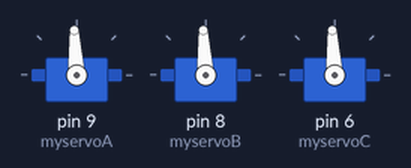
The sketch below on a simulated Arduino Uno, built with avr-gcc and run on an emulated ATmega328P. On the bench: 3 × servo. What the sketch prints to the serial monitor is not drawn.

Above: at 0.4 s.
Timing chart, 0 to 1.9 s (numbered marks = the images above):
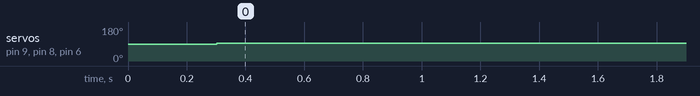

The sketch:

Final_Drive.ino
```cpp
#include <PS2X_lib.h>

#define PS2_DAT     13  //14
#define PS2_CMD     11  //15
#define PS2_SEL     10  //16
#define PS2_CLK     12  //17

//#define pressures   true
#define pressures   false
//#define rumble      true
#define rumble      false

PS2X ps2x;
#include <Servo.h>
Servo myservoA; // create servo object to control a servo
Servo myservoB;
Servo myservoC;
int val = 10; // variable to read the value from the
int error = 0;
int pos = 0;
int RX;
int RY;
int LX;
int LY;
void setup() {
   myservoA.attach(9); // attaches the servo on pin 9 to the servo object
  myservoB.attach(8);
  myservoC.attach(6);
  Serial.begin(57600);

  delay(300);
  error = ps2x.config_gamepad(PS2_CLK, PS2_CMD, PS2_SEL, PS2_DAT, pressures, rumble);
}

void loop() {
  Serial.print("Stick Values");
  Serial.print(val);
  //ps2x.read_gamepad();
  RX = (ps2x.Analog(PSS_RX));
  RY = (ps2x.Analog(PSS_RY));
  LX = (ps2x.Analog(PSS_LX));
  LY = (ps2x.Analog(PSS_LY));
  ps2x.read_gamepad();

  if (RX != 127 || RY != 128){
  Serial.println(ps2x.Analog(PSS_RX), DEC);
  Serial.println(ps2x.Analog(PSS_RY), DEC);
  myservoB.write(map(RX, 0, 255, 1000, 2000));
  myservoB.write(map(RY, 0, 255, 1000, 2000));
  }
  if (LX != 127 || LY != 128){
   Serial.println(ps2x.Analog(PSS_LX), DEC);
   Serial.println(ps2x.Analog(PSS_LY), DEC);
   myservoA.write(map(LX, 0, 255, 1000, 2000));
   myservoC.write(map(LY, 0, 255, 1000, 2000));
  }
  }
```

Measured:
- by itself, servo on pin 9 (myservoA), servo on pin 8 (myservoB), servo on pin 6 (myservoC): 90° → 93° at 0.30 s
